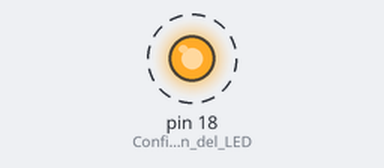
Bench run of a sketch on a simulated Arduino Uno, built with avr-gcc and run on an emulated ATmega328P. Parts: output pins drawn as LEDs (lit = HIGH). Dashed ring = blinking.

Above: at 0.5 s.
Timing chart, 0 to 4.6 s (numbered marks = the images above):
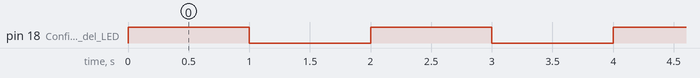

Measured:
- by itself, pin 18 (Configurar_el_pin_del_LED): alternates HIGH for 1.0 s and LOW for 1.0 s

The sketch:

programaRele.ino
```cpp
void setup()
{
  pinMode(18, OUTPUT); // Configurar el pin del LED incorporado como salida
}

void loop()
{
  Serial.println("El programa está corriendo...");
  digitalWrite(18, HIGH); // Encender el LED
  delay(1000); // Esperar un segundo
  digitalWrite(18, LOW); // Apagar el LED
  delay(1000); // Esperar un segundo
}
```
